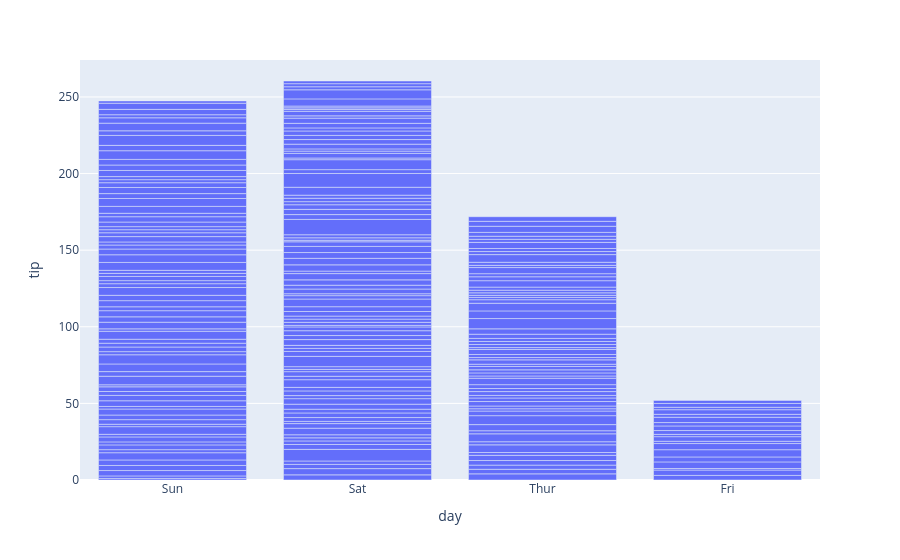

Notebook cell for this chart:
### Code cell
px.bar(x='day', y='tip', data_frame= df)

### Figure 1 — Plotly figure (JSON) as saved in the notebook; plotly's stock layout.template omitted (floating-point values rounded to 4 significant figures; data arrays with more than 128 entries replaced by an {"elided": "..."} marker saying what was removed)
{"data": [{"hovertemplate": "day=%{x}<br>tip=%{y}<extra></extra>", "legendgroup": "", "marker": {"color": "#636efa", "pattern": {"shape": ""}}, "name": "", "orientation": "v", "showlegend": false, "textposition": "auto", "type": "bar", "x": {"elided": "244 str values"}, "xaxis": "x", "y": {"elided": "244 float values"}, "yaxis": "y"}], "layout": {"barmode": "relative", "legend": {"tracegroupgap": 0}, "margin": {"t": 60}, "xaxis": {"anchor": "y", "domain": [0, 1], "title": {"text": "day"}}, "yaxis": {"anchor": "x", "domain": [0, 1], "title": {"text": "tip"}}}}
